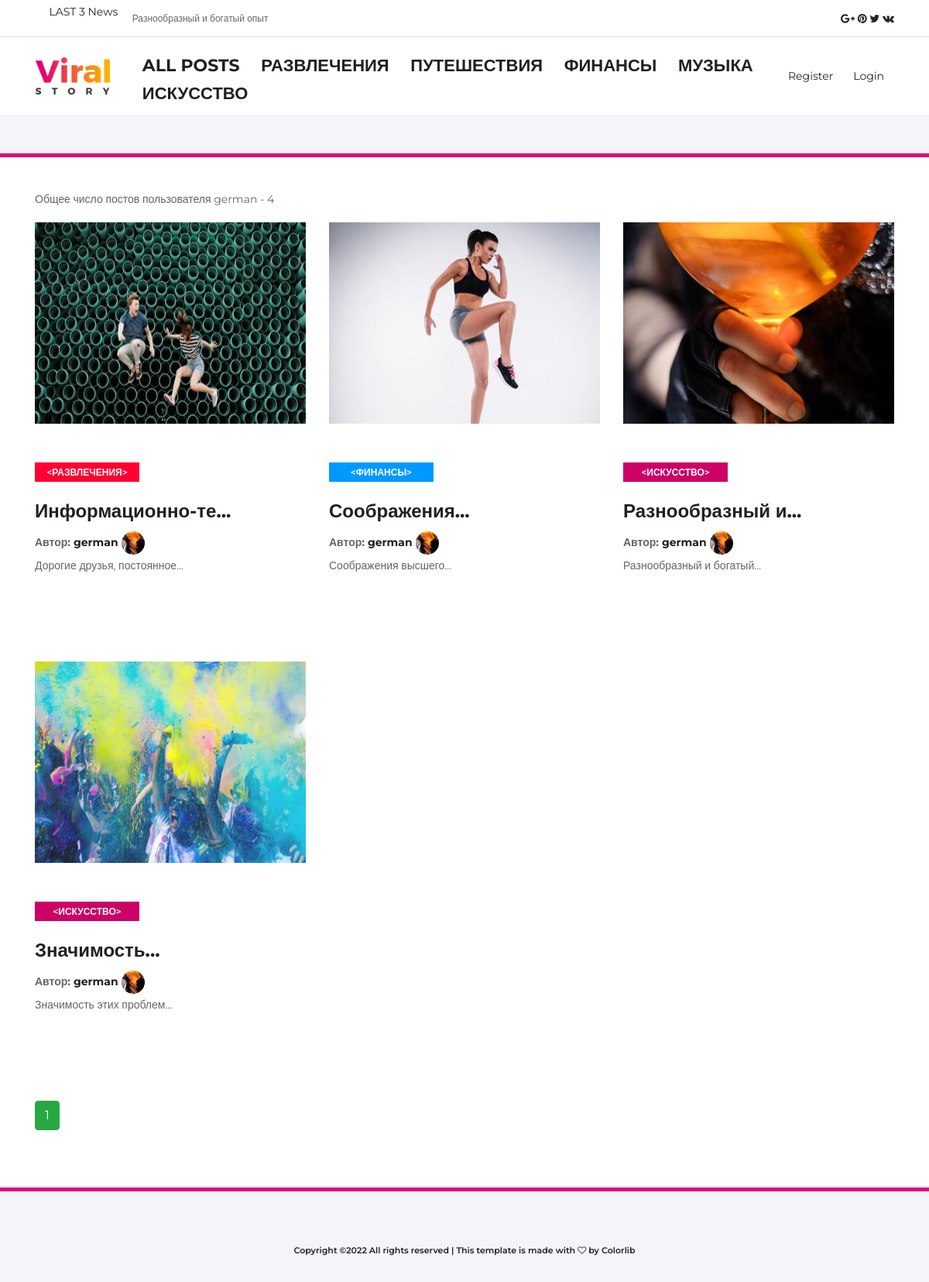
Screenshot of /user/german with the database file from the repository.
### flask_first_project/models.py (models this page shows, shortened)
class Post(db.Model):
    id = db.Column(
        db.Integer,
        primary_key=True,
    )
    title = db.Column(
        db.String(100),
        nullable=False,
    )
    date_posted = db.Column(
        db.DateTime,
        nullable=False,
        default=datetime.utcnow,
    )
    content = db.Column(
        db.Text,
        nullable=False,
    )
    image_file = db.Column(
        db.String(20),
        nullable=False,
        default='default.png',
    )
    user_id = db.Column(
        db.Integer,
        db.ForeignKey('user.id'),
        nullable=False,
    )
    comments = db.relationship(
        'Comment',
        backref='post',
        lazy='dynamic'
    )
    category_id = db.Column(
        db.Integer(),
        db.ForeignKey('category.id'),
        nullable=True,
        default='Без Категории'
    )
    likes = db.relationship(
        'PostLike',
        backref='post',
        lazy='dynamic'
    )

class Category(db.Model):
    id = db.Column(
        db.Integer(),
        primary_key=True,
    )
    category = db.Column(
        db.String(20),
        nullable=False,
        default='None',
    )
    slug = db.Column(
        db.String(20),
        nullable=False,
        default='None',
    )
    posts = db.relationship(
        'Post',
        backref='category',
    )
    color = db.Column(
        db.String(10),
        nullable=False,
        default='000000'
    )
    def __repr__(self):
        return "<{}>".format(self.category)

class User(db.Model, UserMixin):
    id = db.Column(
        db.Integer,
        primary_key=True,
    )
    username = db.Column(
        db.String(20),
        unique=True,
        nullable=False,
    )
    email = db.Column(
        db.String(120),
        unique=True,
        nullable=False,
    )
    image_file = db.Column(
        db.String(20),
        nullable=False,
        default='default.png',
    )
    password = db.Column(
        db.String(60),
        nullable=False,
    )
    comments = db.relationship(
        'Comment',
        backref='author',
        lazy=True,
    )
    posts = db.relationship(
        'Post',
        backref='author',
        lazy=True,
    )
    liked_posts = db.relationship(
        'PostLike',
        foreign_keys='PostLike.user_id',
        backref='user',
        lazy='dynamic',
    )

### flask_first_project/users/routes.py (the view)
@users.route("/user/<string:username>")
def user_posts(username):
    page = request.args.get('page', 1, type=int)
    user = User.query.filter_by(username=username).first_or_404()
    posts = Post.query.filter_by(author=user) \
        .order_by(Post.date_posted.desc()) \
        .paginate(page=page, per_page=6)
    return render_template('user_posts.html', posts=posts, user=user, title='Мои посты', legend='4')

### flask_first_project/users/routes.py (called while the page is built)
@users.context_processor
def context_date():
    categories = Category.query.all()
    some_last_post = Post.query.all()
    return dict(
        some_last_post=some_last_post,
        categories=categories,
    )

### flask_first_project/templates/user_posts.html
{% extends "layout.html" %}
{% block content %}
<div class="viral-story-blog-post section-padding-0-50">
    <div class="container">
        <p>Общее число постов пользователя
            {{ user.username }} - {{ posts.total }}
        </p>
        <div class="row">
            {% for post in posts.items %}
            {% include 'includes/one_post.html' %}
            {% endfor %}
        </div>
        {% for page_num in posts.iter_pages(left_edge=1, right_edge=1, left_current=1, right_current=2) %}
        {% if page_num %}
        {% if posts.page == page_num %}
        <a class="btn btn-success mb-4" href="{{ url_for('users.user_posts', username=user.username, page=page_num) }}">{{
            page_num }}</a>
        {% else %}
        <a class="btn btn-outline-success mb-4"
           href="{{ url_for('users.user_posts', username=user.username, page=page_num) }}">{{
            page_num }}</a>
        {% endif %}
        {% else %}
        ...
        {% endif %}
        {% endfor %}
    </div>
</div>
{% endblock content %}

### flask_first_project/templates/includes/header.html
<header class="header-area">
    <div class="top-header-area">
        <div class="container">
            <div class="row">
                <div class="col-12">
                    <div class="top-header-content d-flex align-items-center justify-content-between">
                        <div class="top-breaking-news-area" style="display: flex; justify-content: flex-start; ">
                            <div style="width: 150px; text-align: center; vertical-align: middle;">
                                <span>LAST 3 News</span>
                            </div>
                            <div id="breakingNewsTicker" class="ticker">
                                <ul>
                                    {% for post in some_last_post[-3:] %}
                                    <li>
                                        <a href="{{ url_for('posts.post', post_id=post.id) }}">{{ post.title }}
                                        </a>
                                    </li>
                                    {% endfor %}
                                </ul>
                            </div>
                        </div>
                        <div class="top-social-info-area">
                            <i class="fa fa-google-plus" aria-hidden="true"></i>
                            <i class="fa fa-pinterest" aria-hidden="true"></i>
                            <i class="fa fa-twitter" aria-hidden="true"></i>
                            <i class="fa fa-vk" aria-hidden="true"></i>
                        </div>
                    </div>
                </div>
            </div>
        </div>
    </div>
    <div class="viral-news-main-menu" id="stickyMenu">
        <div class="classy-nav-container breakpoint-off">
            <div class="container">
                <nav class="classy-navbar justify-content-between" id="viralnewsNav">
                    <a class="nav-brand" href={{url_for('main.home')}}>
                        <img src={{url_for('static', filename='img/core-img/logo.png' )}} alt="Logo">
                    </a>
                    <div class="classy-menu">
                        <div class="classynav">
                            <ul>
                                <li>
                                    <a href="{{ url_for('main.home') }}">All Posts</a>
                                </li>
                                {% for category in categories %}
                                <li>
                                    <a href="{{ url_for('main.home_category', cat_id=category.id) }}">
                                        {{ category.category }}
                                    </a>
                                </li>
                                {% endfor %}
                            </ul>
                            {% if current_user.is_authenticated %}
                                <a href="{{ url_for('users.user_posts', username=current_user.username) }}"
                                   class="btn">
                                    My Posts
                                </a>
                                <a href="{{ url_for('posts.new_post') }}" class="btn">
                                    Add Post
                                </a>
                                <a href="{{url_for('users.account')}}" class="btn">
                                    Hello, {{ current_user.username }}
                                </a>
                                <a href="{{url_for('users.logout')}}" class="btn">
                                    Log Out
                                </a>
                            {% else %}
                                <a href="{{url_for('users.register')}}" class="btn">Register</a>
                                <a href="{{url_for('users.login')}}" class="btn">Login</a>
                            {% endif %}
                        </div>
                    </div>
                </nav>
            </div>
        </div>
    </div>
</header>

### flask_first_project/templates/includes/one_post.html (shortened to what this page needs)
<div class="col-12 col-lg-{{ legend }}">
    <div class="single-blog-post style-3">
        <div class="post-thumb">
            <a href="{{ url_for('posts.post', post_id=post.id) }}"><img src="{{ url_for('static', filename='posts_pics/' + post.image_file) }}"}}
                             style="margin-right: 5px; width: 350px; height: 260px" alt=""></a>
        </div>
        <div class="post-data">
            <a href="{{url_for('main.home_category', cat_id=post.category.id)}}" class="post-catagory"
               style="background-color: #{{ post.category.color }}">
                {{ post.category }}</a>
            <a class="post-title" href="{{ url_for('posts.post', post_id=post.id) }}">
                <h6>
                    {{ post.title|truncate(length=19, killwords=False, end='...') }}
                </h6>
            </a>
            <div class="post-meta">
                <p class="post-author">Автор:
                    <a href="{{ url_for('users.user_posts', username=post.author.username) }}"
                       id="author" style="margin: 0 auto;">
                        {{ post.author.username }}</a>
                    <img class="rounded-circle article-img"
                         style="margin-right: 5px; width: 30px; height: 30px"
                         src="{{ url_for('static', filename='profile_pics/' + post.author.image_file) }}">
                </p>
                <p>{{ post.content|truncate(length=30, killwords=False, end='...', leeway=None) }}</p>
                <div style="display: flex; justify-content: space-evenly">
                </div>
                <br>
            </div>
        </div>
    </div>
</div>

### flask_first_project/static/style.css (style rules this page uses)
* { margin: 0; padding: 0; }
body { font-family: "Montserrat", sans-serif; font-size: 14px; }
h1, h2, h3, h4, h5, h6 { color: #152535; line-height: 1.3; font-weight: 700; }
p { color: #656565; font-size: 14px; line-height: 2; font-weight: 400; }
a, a:hover, a:focus { -webkit-transition-duration: 500ms; transition-duration: 500ms; text-decoration: none; outline: 0 solid transparent; color: #231f1f; font-weight: 500; font-size: 14px; color: #656565; }
ul, ol { margin: 0; }
ul li, ol li { list-style: none; }
img { height: auto; max-width: 100%; }
.section-padding-0-50 { padding-top: 0; padding-bottom: 50px; }
.header-area { position: relative; z-index: 100; width: 100%; }
.header-area .top-header-area { position: relative; z-index: 1; width: 100%; height: 48px; border-bottom: 1px solid #dedede; }
.header-area .top-header-area .top-header-content { position: relative; z-index: 1; height: 48px; }
.header-area .top-header-area .top-header-content .top-breaking-news-area { position: relative; z-index: 1; -webkit-box-flex: 0; -ms-flex: 0 0 70%; flex: 0 0 70%; min-width: 70%; width: 70%; }
.header-area .top-header-area .top-header-content .top-breaking-news-area .ticker { width: 100%; text-align: left; position: relative; overflow: hidden; }
.header-area .top-header-area .top-header-content .top-breaking-news-area .ticker ul { width: 100%; position: relative; z-index: 1; }
.header-area .top-header-area .top-header-content .top-breaking-news-area .ticker ul li { display: none; width: 100%; }
.header-area .top-header-area .top-header-content .top-breaking-news-area .ticker ul li a { display: block; font-size: 12px; color: #656565; height: 38px; line-height: 38px; }
.header-area .top-header-area .top-header-content .top-social-info-area { position: relative; z-index: 1; }
.header-area .viral-news-main-menu { position: relative; width: 100%; z-index: 100; height: 100px; }
.header-area .viral-news-main-menu .classy-nav-container { background-color: transparent; }
.header-area .viral-news-main-menu .classy-navbar { height: 100px; padding: 0; }
.header-area .viral-news-main-menu .classy-navbar .classynav ul li a { font-weight: 700; }
.header-area .viral-news-main-menu .classy-navbar .classynav > ul > li > a { text-transform: uppercase; padding: 12px 12px 11px; background-color: transparent; line-height: 1; color: #231f1f; font-weight: 700; }
.single-blog-post { position: relative; z-index: 1; }
.single-blog-post .post-thumb { -webkit-box-flex: 0; -ms-flex: 0 0 130px; flex: 0 0 130px; min-width: 130px; width: 130px; }
.single-blog-post .post-thumb a { display: block; }
.single-blog-post .post-data { margin-left: 20px; }
.single-blog-post .post-data .post-catagory { font-size: 14px; color: #e20378; text-transform: uppercase; font-weight: 700; margin-bottom: 10px; display: block; }
.single-blog-post .post-data .post-title { display: block; }
.single-blog-post .post-data .post-title h6 { -webkit-transition-duration: 500ms; transition-duration: 500ms; line-height: 1.8; font-size: 14px; color: #231f1f; }
.single-blog-post.style-3 .post-thumb { -webkit-box-flex: 0; -ms-flex: 0 0 100%; flex: 0 0 100%; min-width: 100%; width: 100%; margin-bottom: 50px; }
.single-blog-post.style-3 .post-data { margin-left: 0; margin-bottom: 40px; }
.single-blog-post.style-3 .post-data .post-catagory { background-color: #e20378; width: 135px; height: 25px; color: #fff; display: block; text-transform: uppercase; font-size: 12px; line-height: 26px; text-align: center; margin-bottom: 15px; font-weight: 600; margin-bottom: 20px; }
.single-blog-post.style-3 .post-data .post-title { display: block; }
.single-blog-post.style-3 .post-data .post-title h6 { -webkit-transition-duration: 500ms; transition-duration: 500ms; line-height: 1.5; font-size: 24px; color: #231f1f; }
.single-blog-post.style-3 .post-data .post-meta .post-author { font-size: 14px; color: #656565; font-weight: 700; margin-bottom: 0; }
.single-blog-post.style-3 .post-data .post-meta .post-author a { color: #231f1f; font-weight: 700; font-size: 14px; }

### rows the page displays
Post: title "Разнообразный и богатый опыт", image_file (picture), category "<ИСКУССТВО>", title "Разнообразный и...", author.username "german", content "Разнообразный и богатый..."
Category: category "РАЗВЛЕЧЕНИЯ"
Category: category "ПУТЕШЕСТВИЯ"
Category: category "ФИНАНСЫ"
Category: category "МУЗЫКА"
Category: category "ИСКУССТВО"
User: username "german"
Post: image_file (picture), category "<РАЗВЛЕЧЕНИЯ>", title "Информационно-те...", author.username "german", content "Дорогие друзья, постоянное..."
Post: image_file (picture), category "<ФИНАНСЫ>", title "Соображения...", author.username "german", content "Соображения высшего..."
Post: image_file (picture), category "<ИСКУССТВО>", title "Значимость...", author.username "german", content "Значимость этих проблем..."

### other values shown
{{ posts.total }} "4"
{{ page_num }} "1"
